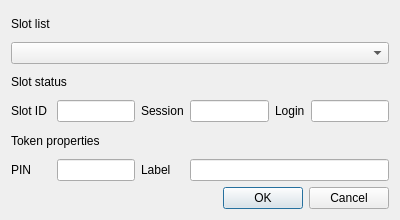
<?xml version="1.0" encoding="UTF-8"?>
<ui version="4.0">
 <class>InitTokenDlg</class>
 <widget class="QDialog" name="InitTokenDlg">
  <property name="geometry">
   <rect>
    <x>0</x>
    <y>0</y>
    <width>400</width>
    <height>220</height>
   </rect>
  </property>
  <property name="windowTitle">
   <string>Initialize token</string>
  </property>
  <layout class="QGridLayout" name="gridLayout">
   <item row="3" column="0">
    <widget class="QLabel" name="label_3">
     <property name="text">
      <string>Slot ID</string>
     </property>
    </widget>
   </item>
   <item row="3" column="4">
    <widget class="QLabel" name="label_5">
     <property name="text">
      <string>Login</string>
     </property>
    </widget>
   </item>
   <item row="3" column="3">
    <widget class="QLineEdit" name="mSessionText"/>
   </item>
   <item row="3" column="2">
    <widget class="QLabel" name="label_4">
     <property name="text">
      <string>Session</string>
     </property>
    </widget>
   </item>
   <item row="0" column="0">
    <widget class="QLabel" name="label">
     <property name="text">
      <string>Slot list</string>
     </property>
    </widget>
   </item>
   <item row="3" column="1">
    <widget class="QLineEdit" name="mSlotIDText"/>
   </item>
   <item row="3" column="5">
    <widget class="QLineEdit" name="mLoginText"/>
   </item>
   <item row="5" column="0">
    <widget class="QLabel" name="label_7">
     <property name="text">
      <string>PIN</string>
     </property>
    </widget>
   </item>
   <item row="5" column="1">
    <widget class="QLineEdit" name="mPinText"/>
   </item>
   <item row="5" column="2">
    <widget class="QLabel" name="label_8">
     <property name="text">
      <string>Label</string>
     </property>
    </widget>
   </item>
   <item row="1" column="0" colspan="6">
    <widget class="QComboBox" name="mSlotsCombo"/>
   </item>
   <item row="6" column="3" colspan="3">
    <widget class="QDialogButtonBox" name="buttonBox">
     <property name="orientation">
      <enum>Qt::Horizontal</enum>
     </property>
     <property name="standardButtons">
      <set>QDialogButtonBox::Cancel|QDialogButtonBox::Ok</set>
     </property>
    </widget>
   </item>
   <item row="2" column="0" colspan="2">
    <widget class="QLabel" name="label_2">
     <property name="text">
      <string>Slot status</string>
     </property>
    </widget>
   </item>
   <item row="4" column="0" colspan="2">
    <widget class="QLabel" name="label_6">
     <property name="text">
      <string>Token properties</string>
     </property>
    </widget>
   </item>
   <item row="5" column="3" colspan="3">
    <widget class="QLineEdit" name="mLabelText"/>
   </item>
  </layout>
 </widget>
 <resources/>
 <connections>
  <connection>
   <sender>buttonBox</sender>
   <signal>accepted()</signal>
   <receiver>InitTokenDlg</receiver>
   <slot>accept()</slot>
   <hints>
    <hint type="sourcelabel">
     <x>248</x>
     <y>254</y>
    </hint>
    <hint type="destinationlabel">
     <x>157</x>
     <y>274</y>
    </hint>
   </hints>
  </connection>
  <connection>
   <sender>buttonBox</sender>
   <signal>rejected()</signal>
   <receiver>InitTokenDlg</receiver>
   <slot>reject()</slot>
   <hints>
    <hint type="sourcelabel">
     <x>316</x>
     <y>260</y>
    </hint>
    <hint type="destinationlabel">
     <x>286</x>
     <y>274</y>
    </hint>
   </hints>
  </connection>
 </connections>
</ui>
